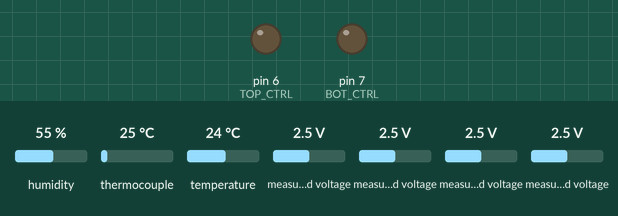
This sketch was run on a simulated Arduino Uno, built with avr-gcc and run on an emulated ATmega328P. Parts: output pins drawn as LEDs (lit = HIGH). Inputs (shaded band) come from the test bench; at power-on: humidity 55 %, thermocouple 25 °C, temperature 24 °C, measured voltage 2.5 V. Pins used as bus, display or sensor lines are not drawn; what the sketch prints to the serial monitor is not drawn.

Above: at 0.1 s.
At 14.6 s:
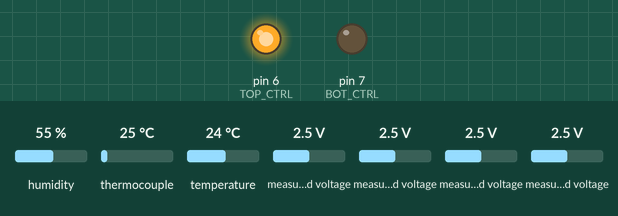
Timing chart, 0 to 16.1 s (numbered marks = the images above):
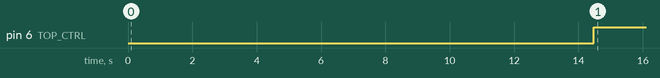

Measured:
- by itself, pin 6 (TOP_CTRL): LOW → HIGH at 14.5 s

The sketch:

HEATER_DIAGNOSTIC.ino
```cpp
/*
 * HEATER DIAGNOSTIC — Quick test to verify both heaters fire
 * Fires top heater for 2 min, monitors TEG, then bottom heater for 2 min.
 * If working: Vtop should rise to ~200+ mV when top fires,
 *             Vbot should rise to ~200+ mV when bottom fires.
 * If broken:  voltage stays near 0 = heater not delivering power.
 */

#include <Wire.h>
#include <SPI.h>
#include <Adafruit_ADS1X15.h>
#include <Adafruit_MAX31855.h>
#include <DHT.h>

const int TOP_CTRL = 6;
const int BOT_CTRL = 7;

#define CS_T_TOP 10
#define CS_T_BOT 9
#define DHT_PIN  A1
#define DHT_TYPE DHT11

Adafruit_ADS1115 ads;
Adafruit_MAX31855 tcTop(CS_T_TOP);
Adafruit_MAX31855 tcBot(CS_T_BOT);
DHT dht(DHT_PIN, DHT_TYPE);

const float mV_per_count = 0.125f;

enum TestPhase { IDLE_BEFORE, TOP_ON, GAP1, BOT_ON, GAP2, DONE };
TestPhase phase = IDLE_BEFORE;
unsigned long phaseStart = 0;
unsigned long lastSample = 0;

// 2 min each phase
const unsigned long HEAT_TIME = 120000;  // 2 min heating
const unsigned long IDLE_TIME = 10000;   // 10 sec baseline

void setup() {
  Serial.begin(9600);
  while (!Serial);
  delay(2000);

  pinMode(TOP_CTRL, OUTPUT);
  pinMode(BOT_CTRL, OUTPUT);
  digitalWrite(TOP_CTRL, LOW);
  digitalWrite(BOT_CTRL, LOW);

  pinMode(CS_T_TOP, OUTPUT); digitalWrite(CS_T_TOP, HIGH);
  pinMode(CS_T_BOT, OUTPUT); digitalWrite(CS_T_BOT, HIGH);

  Wire.begin();
  Wire.setClock(100000);
  ads.begin(0x48);
  ads.setGain(GAIN_ONE);
  dht.begin();
  delay(2000);

  Serial.println("# ============================================");
  Serial.println("# HEATER DIAGNOSTIC TEST");
  Serial.println("# Phase 1: 10s baseline (both OFF)");
  Serial.println("# Phase 2: TOP heater ON for 2 min");
  Serial.println("# Phase 3: 10s gap (both OFF)");
  Serial.println("# Phase 4: BOT heater ON for 2 min");
  Serial.println("# Phase 5: 10s gap (both OFF)");
  Serial.println("# ============================================");
  Serial.println("# PASS: Vtop rises >100mV during TOP ON");
  Serial.println("#        Vbot rises >100mV during BOT ON");
  Serial.println("# FAIL: voltage stays near 0 = check wiring/power");
  Serial.println("# ============================================");
  Serial.println("time_s,phase,Vtop_mV,Vbot_mV,Sum_mV,Tt_C,Tb_C,Tamb_C");

  phase = IDLE_BEFORE;
  phaseStart = millis();
}

const char* phaseLabel() {
  switch (phase) {
    case IDLE_BEFORE: return "BASELINE";
    case TOP_ON:      return "TOP_HEAT";
    case GAP1:        return "GAP1";
    case BOT_ON:      return "BOT_HEAT";
    case GAP2:        return "GAP2";
    case DONE:        return "DONE";
  }
  return "?";
}

void loop() {
  unsigned long now = millis();
  unsigned long elapsed = now - phaseStart;

  // Phase transitions
  if (phase == IDLE_BEFORE && elapsed >= IDLE_TIME) {
    phase = TOP_ON;
    phaseStart = now;
    digitalWrite(TOP_CTRL, HIGH);
    Serial.println("# >>> TOP HEATER ON — watch Vtop");
  }
  else if (phase == TOP_ON && elapsed >= HEAT_TIME) {
    digitalWrite(TOP_CTRL, LOW);
    phase = GAP1;
    phaseStart = now;
    Serial.println("# >>> TOP HEATER OFF");
  }
  else if (phase == GAP1 && elapsed >= IDLE_TIME) {
    phase = BOT_ON;
    phaseStart = now;
    digitalWrite(BOT_CTRL, HIGH);
    Serial.println("# >>> BOT HEATER ON — watch Vbot");
  }
  else if (phase == BOT_ON && elapsed >= HEAT_TIME) {
    digitalWrite(BOT_CTRL, LOW);
    phase = GAP2;
    phaseStart = now;
    Serial.println("# >>> BOT HEATER OFF");
  }
  else if (phase == GAP2 && elapsed >= IDLE_TIME) {
    phase = DONE;
    phaseStart = now;
    Serial.println("# ============================================");
    Serial.println("# DIAGNOSTIC COMPLETE — check results above");
    Serial.println("# ============================================");
  }

  // Sample at 1 Hz
  if (phase != DONE && now - lastSample >= 1000) {
    lastSample = now;

    int16_t raw01 = ads.readADC_Differential_0_1();
    int16_t raw23 = ads.readADC_Differential_2_3();
    float vTop = raw01 * mV_per_count;
    float vBot = raw23 * mV_per_count;
    double Tt = tcTop.readCelsius();
    double Tb = tcBot.readCelsius();
    float Tamb = dht.readTemperature();
    if (isnan(Tamb)) Tamb = -1;

    Serial.print(now / 1000); Serial.print(",");
    Serial.print(phaseLabel()); Serial.print(",");
    Serial.print(vTop, 2); Serial.print(",");
    Serial.print(vBot, 2); Serial.print(",");
    Serial.print(vTop + vBot, 2); Serial.print(",");
    Serial.print(Tt, 1); Serial.print(",");
    Serial.print(Tb, 1); Serial.print(",");
    Serial.println(Tamb, 1);
  }

  if (phase == DONE) {
    digitalWrite(LED_BUILTIN, (millis() / 500) % 2);
  }
}
```
